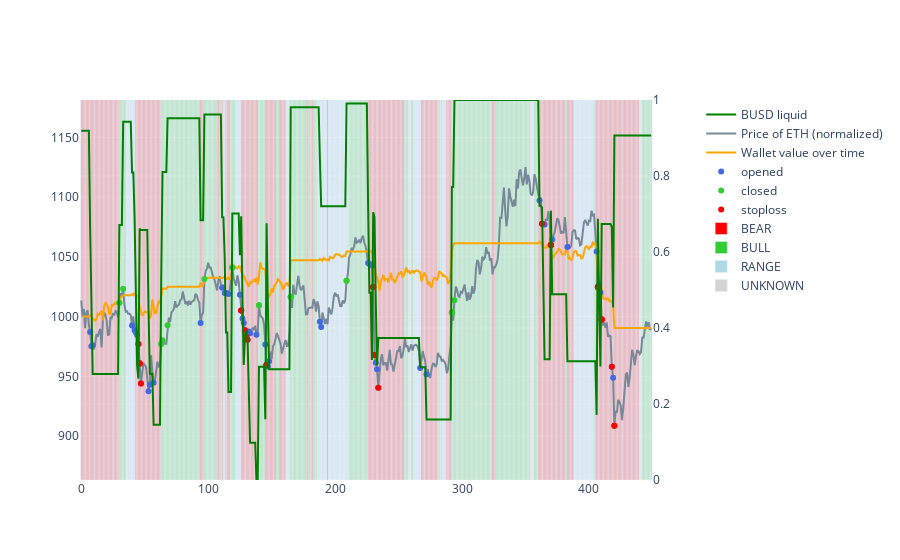

The notebook cell saved with this chart:
### Code cell
import pandas as pd
import plotly.express as px
import plotly.graph_objects as go
from plotly.subplots import make_subplots

trades = pd.read_json("./backtestOrderbook.json")
signals = pd.read_json("./signals.json")
busd = pd.read_json("./busdOverTime.json")

value = pd.read_json("./tradingWalletValueOverTime.json")
value = value.drop(value[value.timestamp == 0].index)

fig = go.Figure()
fig = make_subplots(specs=[[{"secondary_y": True}]])

asset = trades.asset.unique()[0]

valueAt0 = value[value.timestamp == 1].value.values[0]
priceAt0 = signals[(signals.timestamp == 1) & ((signals.asset == asset))].price.values[0]
z = valueAt0 / priceAt0

filteredSignals = signals[signals["asset"] == asset]
filteredTrades = trades[(trades["asset"] == asset)]

colmap = {
     "closed" : "limegreen",
     "stoploss" : "red",
     "opened" : "royalblue"
 }

barmap = {
     "BULL" : "limegreen",
     "BEAR" : "red",
     "RANGE" : "lightblue",
     "UNKNOWN" : "lightgrey"
 }

# AVAILABLE FUNDS
from sklearn.preprocessing import MinMaxScaler
scaler = MinMaxScaler()
busd["valuescaled"] = scaler.fit_transform(busd["value"].values.reshape(-1,1))
fig.add_trace(
    go.Scatter(
        x=busd["timestamp"],
        y=busd["valuescaled"], mode = "lines",
        name = "BUSD liquid",
        marker = dict(color = "green")
    ), secondary_y = True)

# ASSET PRICE
fig.add_trace(
    go.Scatter(
        x=filteredSignals["timestamp"],
        y=filteredSignals["price"] * z, mode = "lines",
        name = "Price of " + asset + " (normalized)",
        marker = dict(color = "lightslategrey")
    ))



# VALUE OF WALLET
fig.add_trace(
    go.Scatter(
        x=value["timestamp"],
        y=value["value"], mode = "lines",
        name = "Wallet value over time",
        marker = dict(color = "orange")
    ), secondary_y = False)

# ORDERS
fig.add_trace(
        go.Scatter(
            x = filteredTrades["timestamp"],
            y = filteredTrades["price"] * z,
            mode = "markers",
            name = "opened",
            marker = dict(color = colmap["opened"])
        ))
for s in trades["status"].unique():
    filteredTrades = trades[(trades["asset"] == asset) & (trades["status"] == s)]
    if s != "open":
        fig.add_trace(
            go.Scatter(
                x= filteredTrades["closedPointInTime"],
                y= filteredTrades["closedAt"] * z,
                mode = "markers",
                name = s,
                marker = dict(
                        color = colmap[s]
                    )
            ))
filteredSignals["bar"] = max(filteredSignals["price"]) * z * 1.1

for b in filteredSignals["SIGNAL_ADX"].unique():
    filteredSignalsBars = filteredSignals[filteredSignals["SIGNAL_ADX"] == b]
    fig.add_trace(
            go.Bar(
                x = filteredSignalsBars["timestamp"],
                y = filteredSignalsBars["bar"],
                name = b,
                width = 0.4,
                marker = dict(color = barmap[b])),

            )
fig.update_yaxes(range = [min(filteredSignals["price"]) * z * 0.95,max(filteredSignals["price"]) * z * 1.05])
fig.update_xaxes(range = [min(filteredSignals["timestamp"]) -1, max(filteredSignals["timestamp"]) + 1])

# Secondary Axis update
fig.update_yaxes(range = [0, 1], secondary_y=True)

fig.show()

### Figure 1 — Plotly figure (JSON) as saved in the notebook; plotly's stock layout.template omitted (floating-point values rounded to 4 significant figures; data arrays with more than 128 entries replaced by an {"elided": "..."} marker saying what was removed)
{"data": [{"marker": {"color": "green"}, "mode": "lines", "name": "BUSD liquid", "type": "scatter", "x": {"elided": "450 int values"}, "xaxis": "x", "y": {"elided": "450 float values"}, "yaxis": "y2"}, {"marker": {"color": "lightslategrey"}, "mode": "lines", "name": "Price of ETH (normalized)", "type": "scatter", "x": {"elided": "450 int values"}, "y": {"elided": "450 float values"}}, {"marker": {"color": "orange"}, "mode": "lines", "name": "Wallet value over time", "type": "scatter", "x": {"elided": "449 int values"}, "xaxis": "x", "y": {"elided": "449 float values"}, "yaxis": "y"}, {"marker": {"color": "royalblue"}, "mode": "markers", "name": "opened", "type": "scatter", "x": [7, 8, 9, 40, 42, 43, 44, 45, 46, 47, 53, 54, 57, 94, 111, 113, 114, 116, 125, 126, 127, 128, 129, 130, 131, 132, 133, 138, 145, 146, 147, 148, 188, 189, 226, 227, 229, 230, 231, 232, 233, 234, 267, 272, 361, 363, 364, 365, 370, 371, 383, 406, 407, 408, 409, 410, 418, 419], "y": [987.1, 975.2, 976.0, 992.5, 988.6, 986.8, 984.5, 977.0, 960.7, 944.0, 937.5, 943, 944.7, 994.6, 1024.0, 1020.0, 1019.0, 1019.0, 1018.0, 1005.0, 998.5, 994.6, 988.6, 983.1, 980.6, 987.5, 986.2, 984.7, 976.6, 959.5, 958.3, 962.6, 995.6, 991.4, 1045.0, 1044.0, 1043.0, 1025.0, 967.8, 961.3, 955.8, 940.5, 956.9, 951.8, 1097.0, 1078.0, 1077.0, 1077.0, 1060.0, 1065.0, 1058.0, 1054.0, 1025.0, 1027.0, 1020.0, 997.7, 958.0, 948.9]}, {"marker": {"color": "limegreen"}, "mode": "markers", "name": "closed", "type": "scatter", "x": [33, 30, 30, 64, 63, 63, 68, 97, 119, 119, 119, 140, 140, 165, 165, 165, 209, 209, 294, 292, 292, 292, 292], "y": [1023.0, 1012.0, 1012.0, 980.3, 977.1, 977.1, 992.7, 1031.0, 1041.0, 1041.0, 1041.0, 1009.0, 1009.0, 1016.0, 1016.0, 1016.0, 1030.0, 1030.0, 1014.0, 1003.0, 1003.0, 1003.0, 1003.0]}, {"marker": {"color": "red"}, "mode": "markers", "name": "stoploss", "type": "scatter", "x": [45, 46, 46, 46, 46, 47, 126, 126, 129, 130, 131, 146, 146, 146, 146, 146, 230, 230, 230, 231, 234, 363, 370, 370, 370, 407, 407, 407, 407, 410, 410, 410, 418, 420, 420], "y": [977.0, 960.7, 960.7, 960.7, 960.7, 944.0, 1005.0, 1005.0, 988.6, 983.1, 980.6, 959.5, 959.5, 959.5, 959.5, 959.5, 1025.0, 1025.0, 1025.0, 967.8, 940.5, 1078.0, 1060.0, 1060.0, 1060.0, 1025.0, 1025.0, 1025.0, 1025.0, 997.7, 997.7, 997.7, 958.0, 908.6, 908.6]}, {"marker": {"color": "red"}, "name": "BEAR", "type": "bar", "width": 0.4, "x": {"elided": "203 int values"}, "y": {"elided": "203 float values"}}, {"marker": {"color": "limegreen"}, "name": "BULL", "type": "bar", "width": 0.4, "x": {"elided": "175 int values"}, "y": {"elided": "175 float values"}}, {"marker": {"color": "lightblue"}, "name": "RANGE", "type": "bar", "width": 0.4, "x": [36, 37, 38, 39, 40, 41, 42, 112, 113, 122, 123, 124, 125, 162, 163, 164, 186, 187, 188, 189, 190, 191, 192, 193, 195, 196, 197, 198, 199, 200, 201, 202, 203, 204, 205, 206, 207, 208, 209, 210, 262, 263, 264, 265, 266, 267, 285, 286, 287, 389, 390, 391, 392, 393, 394, 395, 396, 397, 398, 399, 400, 401, 402, 403], "y": [1238.0, 1238.0, 1238.0, 1238.0, 1238.0, 1238.0, 1238.0, 1238.0, 1238.0, 1238.0, 1238.0, 1238.0, 1238.0, 1238.0, 1238.0, 1238.0, 1238.0, 1238.0, 1238.0, 1238.0, 1238.0, 1238.0, 1238.0, 1238.0, 1238.0, 1238.0, 1238.0, 1238.0, 1238.0, 1238.0, 1238.0, 1238.0, 1238.0, 1238.0, 1238.0, 1238.0, 1238.0, 1238.0, 1238.0, 1238.0, 1238.0, 1238.0, 1238.0, 1238.0, 1238.0, 1238.0, 1238.0, 1238.0, 1238.0, 1238.0, 1238.0, 1238.0, 1238.0, 1238.0, 1238.0, 1238.0, 1238.0, 1238.0, 1238.0, 1238.0, 1238.0, 1238.0, 1238.0, 1238.0]}, {"marker": {"color": "lightgrey"}, "name": "UNKNOWN", "type": "bar", "width": 0.4, "x": [258, 259, 283, 354, 355, 356, 440, 441], "y": [1238.0, 1238.0, 1238.0, 1238.0, 1238.0, 1238.0, 1238.0, 1238.0]}], "layout": {"xaxis": {"anchor": "y", "domain": [0, 0.94], "range": [-1, 450]}, "yaxis": {"anchor": "x", "domain": [0, 1], "range": [863.2, 1181.0]}, "yaxis2": {"anchor": "x", "overlaying": "y", "range": [0, 1], "side": "right"}}}
